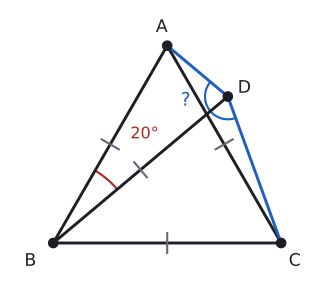

Write the Python code that produced this figure.
import sys; sys.path.insert(0, "tools")
from cizim import *

def centik(ax, P, Q, n=1, renk=SOLUK, L=0.13, ara=0.09):
    """[PQ] kenarının ortasına n çentik (eş kenar işareti)."""
    P, Q = np.asarray(P, float), np.asarray(Q, float)
    u = (Q - P) / np.linalg.norm(Q - P); v = np.array([-u[1], u[0]]); M = (P + Q) / 2
    for k in range(n):
        c = M + (k - (n - 1) / 2) * ara * u
        ax.plot(*zip(c - L * v, c + L * v), color=renk, lw=1.6)

def olc(K, P, Q):
    a, b = np.asarray(P) - K, np.asarray(Q) - K
    return round(float(np.degrees(np.arccos(np.dot(a, b) / np.linalg.norm(a) / np.linalg.norm(b)))), 3)

def dik(ax, K, P, Q, k=0.25, renk=YAZI):
    a = (np.asarray(P) - K) / np.linalg.norm(np.asarray(P) - K); b = (np.asarray(Q) - K) / np.linalg.norm(np.asarray(Q) - K)
    ax.plot(*zip(K + k * a, K + k * (a + b), K + k * b), color=renk, lw=1.3)

# |AB| = |AC|, m(A) = 40, m(B) = m(C) = 70.
# Alıştırma 12: ABC eşkenar, |BD| = |BC|, m(ABD) = 20, D [AC]'nin dışında. m(ADC) = 150 (m(ABD)'den bağımsız).
s = 3.0
B = np.array([0.0, 0.0]); C = np.array([s, 0.0]); A = np.array([s / 2, s * np.sqrt(3) / 2])
D = s * np.array([np.cos(np.radians(40)), np.sin(np.radians(40))])
print("BD", np.linalg.norm(D - B), "ABD", olc(B, A, D), "BAD", olc(A, B, D), "BDA", olc(D, A, B), "BDC", olc(D, B, C), "ADC", olc(D, A, C))
for t in (5, 20, 35, 50):
    Dt = s * np.array([np.cos(np.radians(60 - t)), np.sin(np.radians(60 - t))]); print(t, olc(Dt, A, C))
fig, ax = sekil(4.4, 3.8)
ax.set_aspect("equal"); ax.axis("off")
ax.plot(*zip(B, C, A, B), color=YAZI); ax.plot(*zip(B, D), color=YAZI); ax.plot(*zip(A, D, C), color=MAVI)
for P, Q in ((A, B), (B, C), (C, A)): centik(ax, P, Q)
centik(ax, B, D)
nokta(ax, *A, "A", dx=-0.15, dy=0.18); nokta(ax, *B, "B", dx=-0.38, dy=-0.3); nokta(ax, *C, "C", dx=0.1, dy=-0.3)
nokta(ax, *D, "D", dx=0.13, dy=0.05)
aci(ax, B, A, D, r=1.1, ad="20°", renk=KIRMIZI)
aci(ax, D, A, C, r=0.3, ad="", renk=MAVI)
ax.text(D[0] - 0.62, D[1] - 0.12, "?", color=MAVI, fontsize=14)
ax.set_xlim(-0.6, s + 0.6); ax.set_ylim(-0.6, A[1] + 0.5)
kaydet(fig, __file__)
